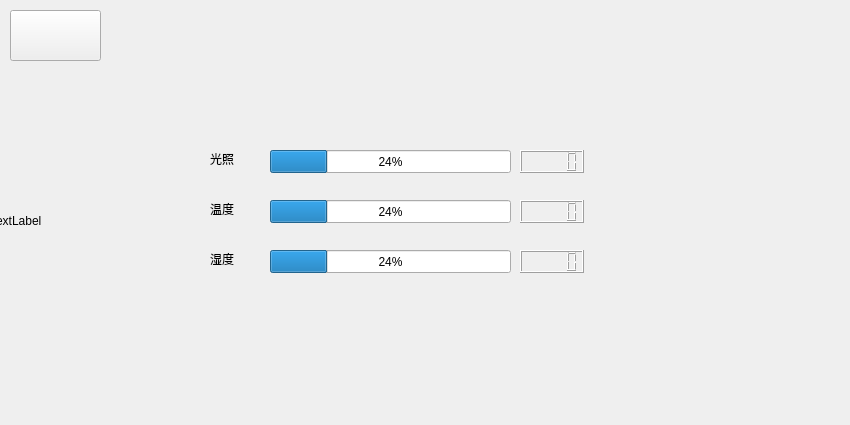
<?xml version="1.0" encoding="UTF-8"?>
<ui version="4.0">
 <class>Environment</class>
 <widget class="QWidget" name="Environment">
  <property name="geometry">
   <rect>
    <x>0</x>
    <y>0</y>
    <width>850</width>
    <height>425</height>
   </rect>
  </property>
  <property name="windowTitle">
   <string>Form</string>
  </property>
  <widget class="QProgressBar" name="progressBar">
   <property name="geometry">
    <rect>
     <x>270</x>
     <y>150</y>
     <width>241</width>
     <height>23</height>
    </rect>
   </property>
   <property name="value">
    <number>24</number>
   </property>
  </widget>
  <widget class="QLCDNumber" name="lcdNumber">
   <property name="geometry">
    <rect>
     <x>520</x>
     <y>150</y>
     <width>64</width>
     <height>23</height>
    </rect>
   </property>
  </widget>
  <widget class="QLabel" name="label">
   <property name="geometry">
    <rect>
     <x>210</x>
     <y>150</y>
     <width>67</width>
     <height>17</height>
    </rect>
   </property>
   <property name="text">
    <string>光照</string>
   </property>
  </widget>
  <widget class="QProgressBar" name="progressBar_2">
   <property name="geometry">
    <rect>
     <x>270</x>
     <y>200</y>
     <width>241</width>
     <height>23</height>
    </rect>
   </property>
   <property name="value">
    <number>24</number>
   </property>
  </widget>
  <widget class="QLCDNumber" name="lcdNumber_2">
   <property name="geometry">
    <rect>
     <x>520</x>
     <y>200</y>
     <width>64</width>
     <height>23</height>
    </rect>
   </property>
  </widget>
  <widget class="QLabel" name="label_2">
   <property name="geometry">
    <rect>
     <x>210</x>
     <y>200</y>
     <width>67</width>
     <height>17</height>
    </rect>
   </property>
   <property name="text">
    <string>温度</string>
   </property>
  </widget>
  <widget class="QProgressBar" name="progressBar_3">
   <property name="geometry">
    <rect>
     <x>270</x>
     <y>250</y>
     <width>241</width>
     <height>23</height>
    </rect>
   </property>
   <property name="value">
    <number>24</number>
   </property>
  </widget>
  <widget class="QLCDNumber" name="lcdNumber_3">
   <property name="geometry">
    <rect>
     <x>520</x>
     <y>250</y>
     <width>64</width>
     <height>23</height>
    </rect>
   </property>
  </widget>
  <widget class="QLabel" name="label_3">
   <property name="geometry">
    <rect>
     <x>210</x>
     <y>250</y>
     <width>67</width>
     <height>17</height>
    </rect>
   </property>
   <property name="text">
    <string>湿度</string>
   </property>
  </widget>
  <widget class="QPushButton" name="pushButton">
   <property name="geometry">
    <rect>
     <x>10</x>
     <y>10</y>
     <width>91</width>
     <height>51</height>
    </rect>
   </property>
   <property name="text">
    <string/>
   </property>
  </widget>
  <widget class="QLabel" name="label_4">
   <property name="geometry">
    <rect>
     <x>-10</x>
     <y>-10</y>
     <width>861</width>
     <height>461</height>
    </rect>
   </property>
   <property name="text">
    <string>TextLabel</string>
   </property>
  </widget>
  <zorder>label_4</zorder>
  <zorder>progressBar</zorder>
  <zorder>lcdNumber</zorder>
  <zorder>label</zorder>
  <zorder>progressBar_2</zorder>
  <zorder>lcdNumber_2</zorder>
  <zorder>label_2</zorder>
  <zorder>progressBar_3</zorder>
  <zorder>lcdNumber_3</zorder>
  <zorder>label_3</zorder>
  <zorder>pushButton</zorder>
 </widget>
 <resources/>
 <connections/>
</ui>
